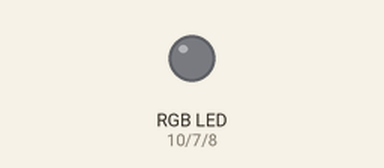
Simulated run of this sketch. Board: Arduino Uno, built with avr-gcc and run on an emulated ATmega328P. Shown: an RGB LED mixed from three pins (HIGH = lit).

Above: at 0.1 s.
At 2.1 s:
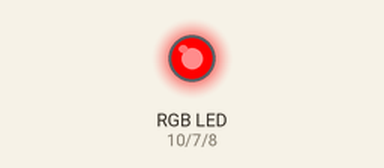
At 3.6 s:
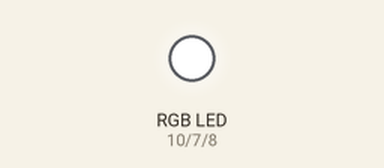
At 13.3 s:
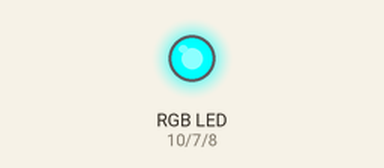
At 18.3 s:
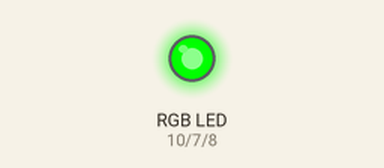
At 31.3 s:
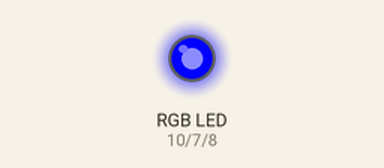
Timing chart, 0 to 40.0 s (numbered marks = the images above):
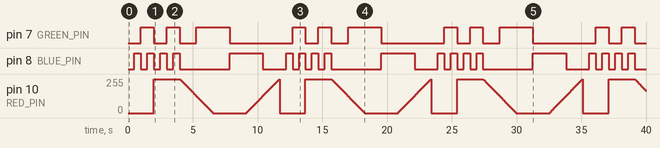

The sketch:

rgb_led_controller.ino
```cpp
const int RED_PIN = 10;
const int GREEN_PIN = 7;
const int BLUE_PIN = 8;

const int DELAY_TIME = 500;

void setup() {
  // put your setup code here, to run once:
  pinMode(RED_PIN, OUTPUT);
  pinMode(BLUE_PIN, OUTPUT);
  pinMode(GREEN_PIN, OUTPUT);
}

void loop() {
  // put your main code here, to run repeatedly:
  displayAllBasicColors();
  showSpectrum();
}

void displayAllBasicColors() {
  uint8_t SIGNALS[] = {LOW, HIGH};
	// Tắt toàn bộ các led - cái này dễ mà ha

	for (int i = 0; i < 2; ++i) {
    for (int j = 0; j < 2; ++j) {
      for (int k = 0; k < 2; ++k) {
        digitalWrite(RED_PIN, SIGNALS[i]);
	      digitalWrite(GREEN_PIN, SIGNALS[j]);
	      digitalWrite(BLUE_PIN, SIGNALS[k]);

	      delay(DELAY_TIME);
      }
    }
  }

}

void showSpectrum() {
  for (int i = 0; i < 768; i++) {
    showRGB(i);
    delay(10);
  }
}

void showRGB(int color) {
  int redPWM;
  int greenPWM;
  int bluePWM;

  if (color <= 255) {
    redPWM = 255 - color;
    greenPWM = color;
    bluePWM = 0;
  }

  else if (color <= 511) {
    redPWM = 0;
    greenPWM = 255 - (color - 256);
    bluePWM = (color - 256);
  }

  else  {
    redPWM = (color - 512);
    greenPWM = 0;
    bluePWM = 255 - (color - 512);
  }

  analogWrite(RED_PIN, redPWM);
  analogWrite(GREEN_PIN, greenPWM);
  analogWrite(BLUE_PIN, bluePWM);
}
```

Measured:
- by itself, pin 7 (GREEN_PIN): repeats every 11.7 s: LOW 1.0 s, HIGH 1.0 s, LOW 1.3 s, HIGH 2.6 s, LOW 4.9 s, HIGH 1.0 s
- by itself, pin 8 (BLUE_PIN): repeats every 11.7 s: 3 × (LOW 0.50 s, HIGH 0.50 s), LOW 3.9 s, HIGH 2.6 s, LOW 1.8 s, HIGH 0.50 s
